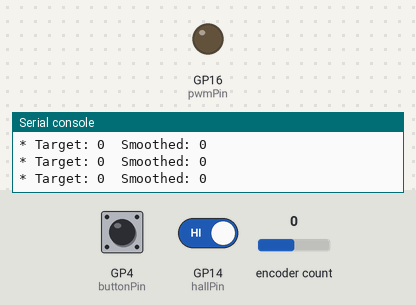
A program run on a simulated Raspberry Pi Pico running MicroPython. On the bench: output pins drawn as LEDs (lit = HIGH), the last lines printed to the serial console. The inputs (shaded band) are chosen by the test bench; at power-on: GP4 (buttonPin) HIGH, encoder count 0, GP14 (hallPin) HIGH.

Above: at 1.2 s.
1.3 s: GP4 (buttonPin) pulled LOW for 0.15 s
2.9 s: encoder count set to 1
At 4.77 s:
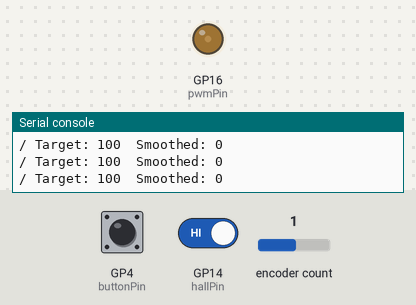
5.9 s: encoder count set to 0
7.4 s: encoder count set to 4
At 8.19 s:
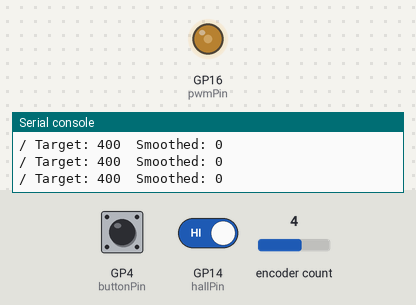
10.4 s: GP4 (buttonPin) pulled LOW for 1 s
At 11.8 s:
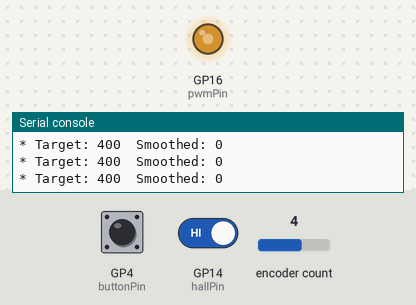
12.9 s: GP4 (buttonPin) pulled LOW for 3.2 s
At 18.0 s:
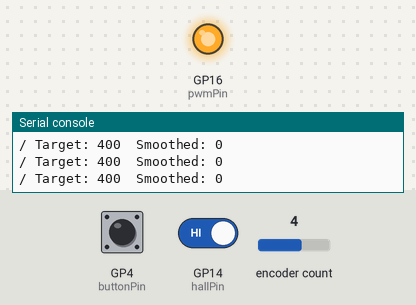
Timing chart, 0 to 18.6 s (numbered marks = the images above; inputs shaded):
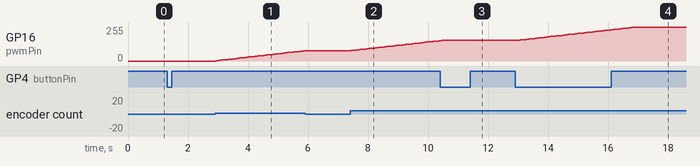

Measured:
- after the input at 2.9 s, GP16 (pwmPin): moves from 0/255 to 76/255 over 2.9 s, starting at once
- after the input at 5.9 s, GP16 (pwmPin): stays 76/255 (without the input it goes to 79/255 after 0.03 s)
- after the input at 7.4 s, GP16 (pwmPin): moves from 76/255 to 153/255 over 2.9 s, starting at once
- after the input at 10.4 s, GP16 (pwmPin): goes on until 10.5 s, then stays 156/255
- after the input at 12.9 s, GP16 (pwmPin): moves from 156/255 to 255/255 over 3.8 s, starting after 0.17 s

The program:

main2.py
```python
from machine import Pin, PWM, I2C
import time
from rotary_irq_rp2 import RotaryIRQ
from mp_button import Button

# Constants
pulsesPerRevolution = 1 # Anzahl der Magnete am Spindelrad
averageWindowSize = 10  # Anzahl Messwerte fuer gleitenden Mittelwert
minDelta = 500  # Mindestabstand der Impulse in us
toleranz = 50
targetRPMmin = 0
targetRPMmax = 5000
targetRPMincr = 100

# Pins
hall_pin = 14
rotary_clk_pin = 2
rotary_dt_pin = 3
pwm_pin = 16
button_pin = 4

# Globals
lastPulseTime = 0
rpmHistory = [0] * averageWindowSize
rpmHistoryIndex = 0
smoothedRPM = 0
pwmPercentage = 0
pwmPercentageChange = 1
engagedMatching = False
matchCharacter = "*"

# Function Setup
def hallInterrupt(pin):
    global lastPulseTime, rpmHistory, rpmHistoryIndex, smoothedRPM

    print("Test")
    now = time.ticks_us()
    deltaTime = time.ticks_diff(now, lastPulseTime)
    if deltaTime > minDelta:
        lastPulseTime = now

        pulseFrequency = 1_000_000 / deltaTime  # in Hz
        currentRPM = (pulseFrequency * 60) / pulsesPerRevolution

        # Gleitender Mittelwert aktualisieren
        rpmHistory[rpmHistoryIndex] = currentRPM
        rpmHistoryIndex = (rpmHistoryIndex + 1) % averageWindowSize
        smoothedRPM = sum(rpmHistory) / averageWindowSize

def buttonInterrupt(pin, event):
    global engagedMatching, matchCharacter
    if(event == Button.PRESSED):
        print("Test")
        if(engagedMatching):
            matchCharacter = "*"
        else:
            matchCharacter = "/"
        engagedMatching = not engagedMatching
    print(matchCharacter)

def setPwmPercent(percent):
    if percent < 0:
        percent = 0
    elif percent > 100:
        percent = 100
    duty_u16 = int((percent/100)*65535)
    pwmPin.duty_u16(duty_u16)

# Class and Interrupt Setup
hallPin = Pin(hall_pin, Pin.IN, Pin.PULL_UP)
hallPin.irq(trigger=Pin.IRQ_FALLING, handler=hallInterrupt)

rotaryEncoder = RotaryIRQ(pin_num_clk = rotary_clk_pin,
                          pin_num_dt = rotary_dt_pin,
                          min_val = targetRPMmin,
                          max_val = targetRPMmax,
                          incr = targetRPMincr,
                          reverse=False,
                          range_mode=RotaryIRQ.RANGE_BOUNDED)

pwmPin = PWM(Pin(pwm_pin))
pwmPin.freq(2000)

buttonPin = Button(button_pin, callback=buttonInterrupt, internal_pullup=True)

# Mainloop
while True:
    buttonPin.update()

    targetRPM = rotaryEncoder.value()

    if(engagedMatching):
        if(smoothedRPM < targetRPM - toleranz):
            pwmPercentage = min(100, pwmPercentage + pwmPercentageChange)
        elif(smoothedRPM > targetRPM + toleranz):
            pwmPercentage = max(0, pwmPercentage - pwmPercentageChange)
        setPwmPercent(pwmPercentage)

    print(matchCharacter, f"Target: {targetRPM}", f" Smoothed: {int(smoothedRPM)}")

    time.sleep_ms(100)
```

mp_button.py
```python
from machine import Pin
from time import ticks_ms

class Button(object):
  rest_state = False
  # pin = None
  # pin_number = 0
  RELEASED = 'released'
  PRESSED = 'pressed'
  DEBOUNCE_TIME = 50

  def __init__(self, pin, rest_state = False, callback = None, internal_pullup = False, internal_pulldown = False, debounce_time = None):
    self.pin_number = pin
    self.rest_state = rest_state
    self.previous_state = rest_state
    self.current_state = rest_state
    self.previous_debounced_state = rest_state
    self.current_debounced_state = rest_state
    self.last_check_tick = ticks_ms()
    self.debounce_time = debounce_time or Button.DEBOUNCE_TIME
    if internal_pulldown:
      self.internal_pull = Pin.PULL_DOWN
      self.rest_state = False
    elif internal_pullup:
      self.internal_pull = Pin.PULL_UP
      self.rest_state = True
    else:
      self.internal_pull = None
    self.pin = Pin(pin, mode = Pin.IN, pull = self.internal_pull)
    self.callback = callback
    self.active = False

  def debounce(self):
    ms_now = ticks_ms()
    self.current_state = self.pin.value()
    state_changed = self.current_state != self.previous_state
    if state_changed:
      self.last_check_tick = ms_now
    state_stable = (ms_now - self.last_check_tick) > self.debounce_time
    if state_stable and not state_changed:
      self.last_check_tick = ms_now
      self.current_debounced_state = self.current_state
    self.previous_state = self.current_state

  def check_debounce_state(self):
    if self.current_debounced_state != self.previous_debounced_state:
      if self.current_debounced_state != self.rest_state:
        self.active = True
        if self.callback != None:
          self.callback(self.pin_number, Button.PRESSED)
      else:
        self.active = False
        if self.callback != None:
          self.callback(self.pin_number, Button.RELEASED)
    self.previous_debounced_state = self.current_debounced_state

  def update(self):
    self.debounce()
    self.check_debounce_state()
```
